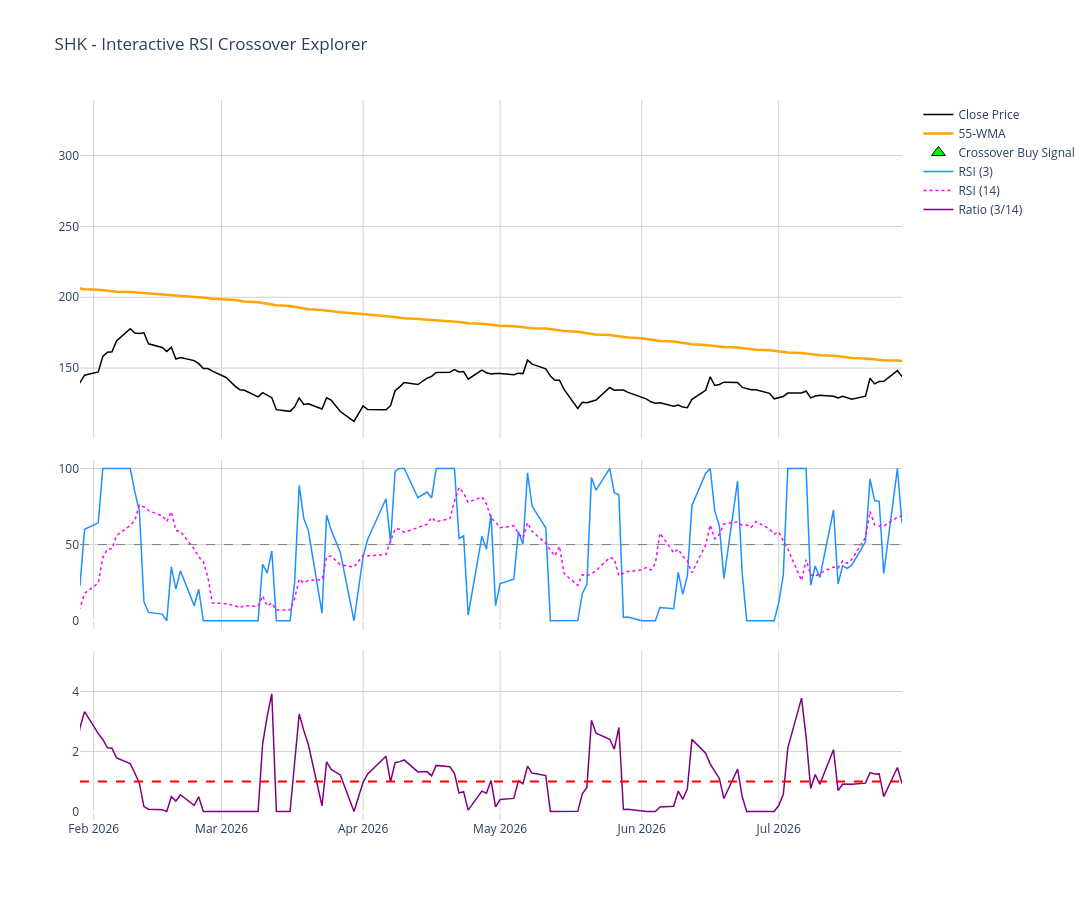
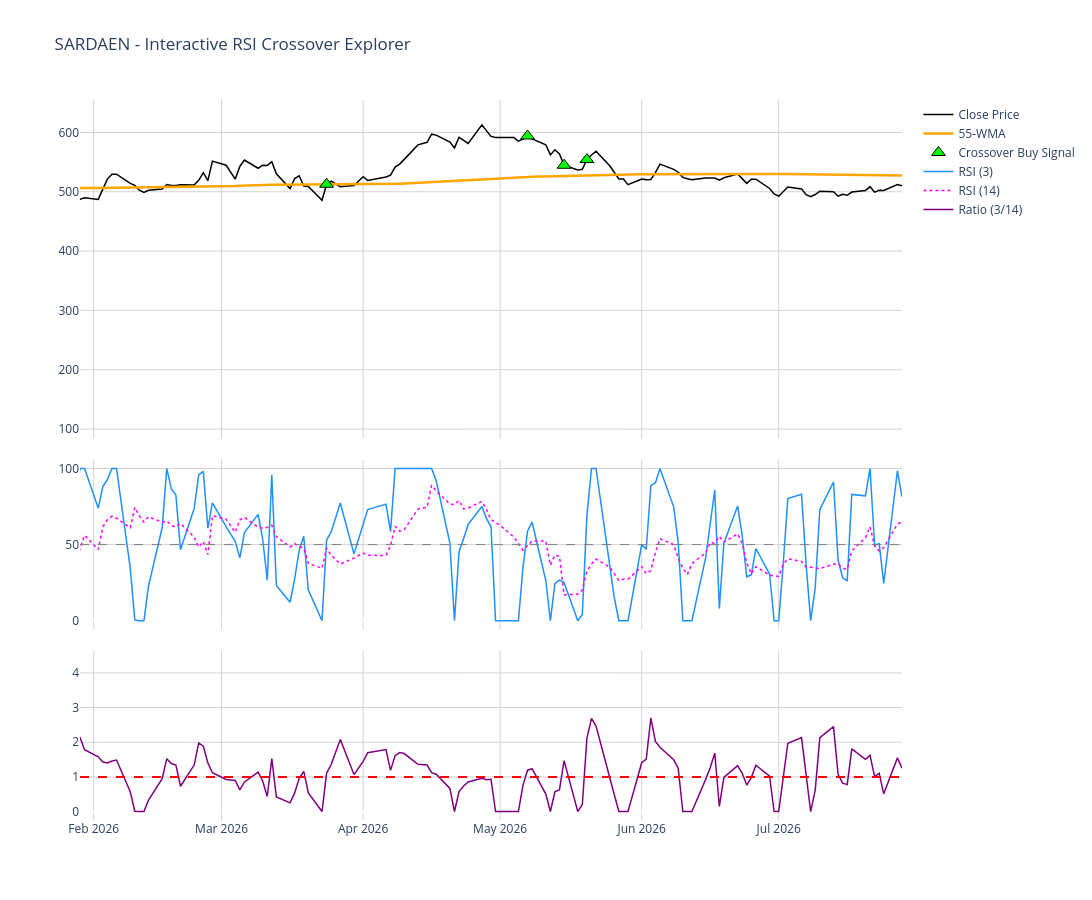
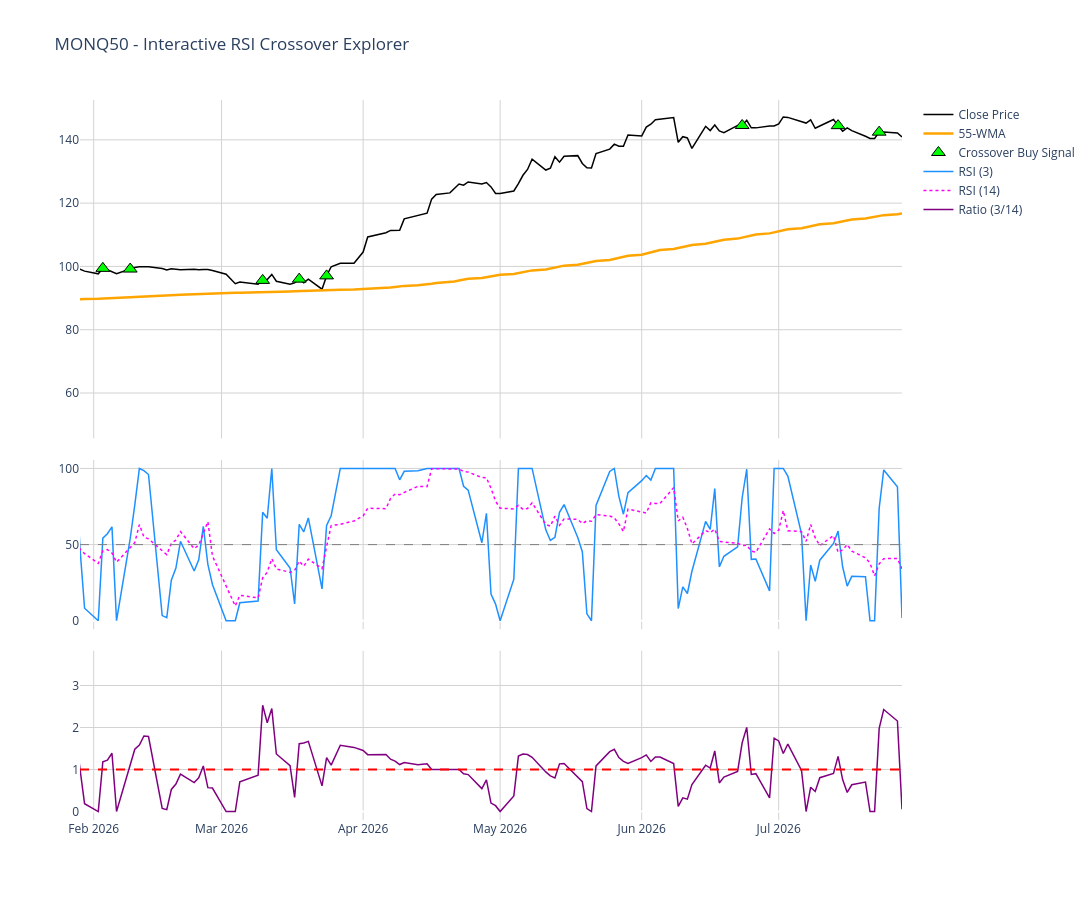
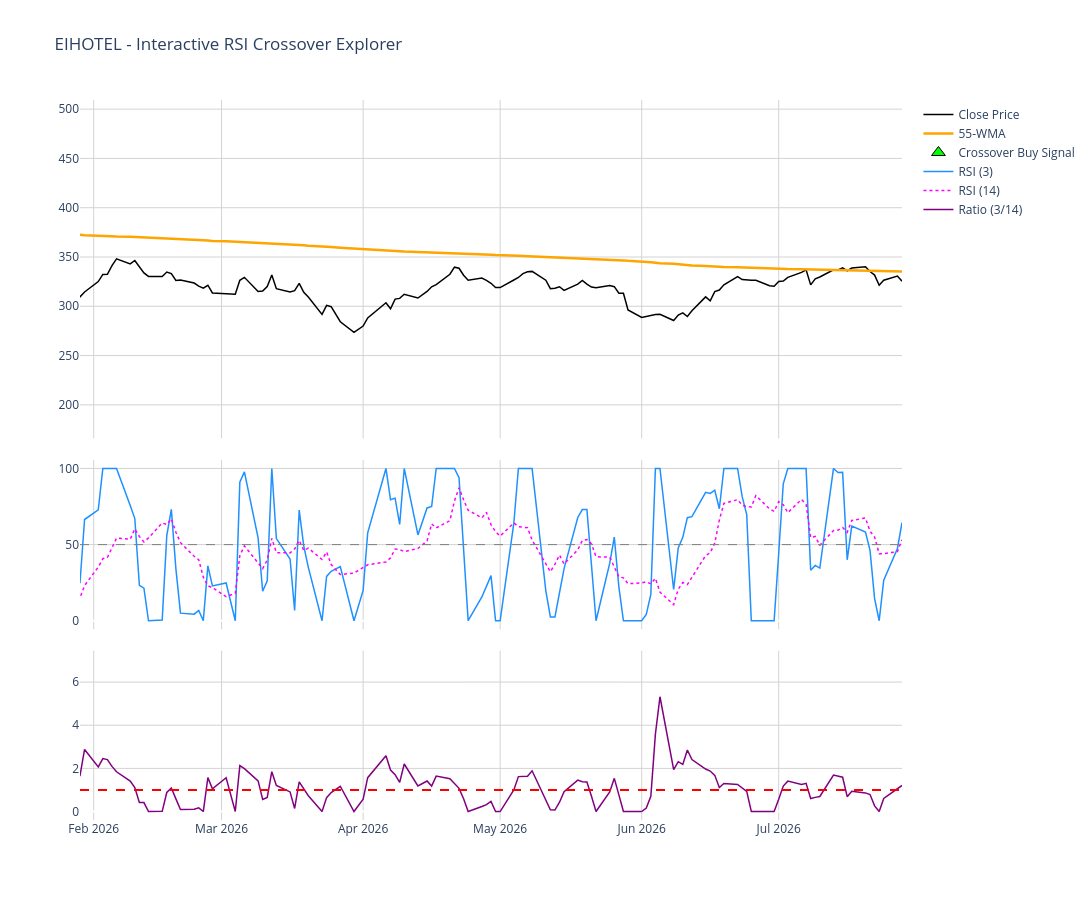

The notebook cell saved with these charts, in order:
### Code cell
# 3. Interactive Plotly Charts
symbols = data['Symbol'].unique()

for symbol in symbols:
    df = data[data['Symbol'] == symbol].reset_index(drop=True)
    
    # Define default 6-month view range
    end_date = df['Date'].max()
    start_date_6m = end_date - pd.Timedelta(days=180)
    
    fig = make_subplots(rows=3, cols=1, shared_xaxes=True, 
                        vertical_spacing=0.03, 
                        row_heights=[0.5, 0.25, 0.25])
    
    # --- Row 1: Price and WMA ---
    fig.add_trace(go.Scatter(x=df['Date'], y=df['Close'], mode='lines', name='Close Price', line=dict(color='black', width=1.5)), row=1, col=1)
    fig.add_trace(go.Scatter(x=df['Date'], y=df['WMA_55'], mode='lines', name='55-WMA', line=dict(color='orange', width=2.5)), row=1, col=1)
    
    # Mark Crossover Signals on Price Chart
    signals = df[df['Crossover_Signal']]
    fig.add_trace(go.Scatter(x=signals['Date'], y=signals['Close'], mode='markers', name='Crossover Buy Signal', 
                             marker=dict(symbol='triangle-up', color='lime', size=12, line=dict(color='black', width=1))), row=1, col=1)

    # --- Row 2: RSI(3) vs RSI(14) ---
    fig.add_trace(go.Scatter(x=df['Date'], y=df['RSI_3'], mode='lines', name='RSI (3)', line=dict(color='dodgerblue', width=1.5)), row=2, col=1)
    fig.add_trace(go.Scatter(x=df['Date'], y=df['RSI_14'], mode='lines', name='RSI (14)', line=dict(color='magenta', width=1.5, dash='dot')), row=2, col=1)
    # 50 Line
    fig.add_hline(y=50, line_dash="dash", line_color="gray", line_width=1, row=2, col=1)
    
    # --- Row 3: RSI Ratio ---
    fig.add_trace(go.Scatter(x=df['Date'], y=df['RSI_Ratio'], mode='lines', name='Ratio (3/14)', line=dict(color='purple', width=1.5)), row=3, col=1)
    fig.add_hline(y=1.0, line_dash="dash", line_color="red", line_width=2, row=3, col=1)

    # Layout configuration
    fig.update_layout(
        title=f"{symbol} - Interactive RSI Crossover Explorer",
        height=900,
        width=1400,
        hovermode='x unified',
        showlegend=True,
        plot_bgcolor='white',
        hoverdistance=100
    )
    
    # Grid styling
    fig.update_xaxes(
        showgrid=True, 
        gridwidth=1, 
        gridcolor='lightgray',
        range=[start_date_6m, end_date] # Apply range to ALL x-axes to preserve sync
    )
    fig.update_yaxes(showgrid=True, gridwidth=1, gridcolor='lightgray')

    
    fig.show()

### Figure 1 — Plotly figure (JSON) as saved in the notebook; plotly's stock layout.template omitted (floating-point values rounded to 4 significant figures; data arrays with more than 128 entries replaced by an {"elided": "..."} marker saying what was removed)
{"data": [{"line": {"color": "black", "width": 1.5}, "mode": "lines", "name": "Close Price", "type": "scatter", "x": {"elided": "750 str values"}, "xaxis": "x", "y": {"elided": "750 float values"}, "yaxis": "y"}, {"line": {"color": "orange", "width": 2.5}, "mode": "lines", "name": "55-WMA", "type": "scatter", "x": {"elided": "750 str values"}, "xaxis": "x", "y": {"elided": "750 float values"}, "yaxis": "y"}, {"marker": {"color": "lime", "line": {"color": "black", "width": 1}, "size": 12, "symbol": "triangle-up"}, "mode": "markers", "name": "Crossover Buy Signal", "type": "scatter", "x": ["2023-09-22T00:00:00.000000", "2023-10-10T00:00:00.000000", "2023-10-27T00:00:00.000000", "2023-12-21T00:00:00.000000", "2024-02-05T00:00:00.000000", "2024-03-01T00:00:00.000000", "2024-03-15T00:00:00.000000", "2024-05-08T00:00:00.000000", "2024-05-14T00:00:00.000000", "2024-06-06T00:00:00.000000", "2024-07-01T00:00:00.000000", "2024-07-10T00:00:00.000000", "2024-07-24T00:00:00.000000", "2024-08-07T00:00:00.000000", "2024-10-30T00:00:00.000000", "2024-11-25T00:00:00.000000", "2024-12-24T00:00:00.000000", "2025-01-01T00:00:00.000000", "2025-06-17T00:00:00.000000", "2025-07-01T00:00:00.000000", "2025-07-04T00:00:00.000000", "2025-07-15T00:00:00.000000", "2025-08-11T00:00:00.000000", "2025-10-01T00:00:00.000000"], "xaxis": "x", "y": [154.9, 152.1, 141.1, 145.4, 168.4, 205.9, 190.8, 198.2, 193.3, 191.2, 194.5, 194.2, 192.9, 188.6, 298.5, 274.5, 254.6, 264.3, 244.1, 235.5, 234.8, 233.1, 238.9, 236.4], "yaxis": "y"}, {"line": {"color": "dodgerblue", "width": 1.5}, "mode": "lines", "name": "RSI (3)", "type": "scatter", "x": {"elided": "750 str values"}, "xaxis": "x2", "y": {"elided": "750 float values"}, "yaxis": "y2"}, {"line": {"color": "magenta", "dash": "dot", "width": 1.5}, "mode": "lines", "name": "RSI (14)", "type": "scatter", "x": {"elided": "750 str values"}, "xaxis": "x2", "y": {"elided": "750 float values"}, "yaxis": "y2"}, {"line": {"color": "purple", "width": 1.5}, "mode": "lines", "name": "Ratio (3/14)", "type": "scatter", "x": {"elided": "750 str values"}, "xaxis": "x3", "y": {"elided": "750 float values"}, "yaxis": "y3"}], "layout": {"height": 900, "hoverdistance": 100, "hovermode": "x unified", "plot_bgcolor": "white", "shapes": [{"line": {"color": "gray", "dash": "dash", "width": 1}, "type": "line", "x0": 0, "x1": 1, "xref": "x2 domain", "y0": 50, "y1": 50, "yref": "y2"}, {"line": {"color": "red", "dash": "dash", "width": 2}, "type": "line", "x0": 0, "x1": 1, "xref": "x3 domain", "y0": 1.0, "y1": 1.0, "yref": "y3"}], "showlegend": true, "title": {"text": "SHK - Interactive RSI Crossover Explorer"}, "width": 1400, "xaxis": {"anchor": "y", "domain": [0.0, 1.0], "gridcolor": "lightgray", "gridwidth": 1, "matches": "x3", "range": ["2026-01-29T00:00:00", "2026-07-28T00:00:00"], "showgrid": true, "showticklabels": false}, "xaxis2": {"anchor": "y2", "domain": [0.0, 1.0], "gridcolor": "lightgray", "gridwidth": 1, "matches": "x3", "range": ["2026-01-29T00:00:00", "2026-07-28T00:00:00"], "showgrid": true, "showticklabels": false}, "xaxis3": {"anchor": "y3", "domain": [0.0, 1.0], "gridcolor": "lightgray", "gridwidth": 1, "range": ["2026-01-29T00:00:00", "2026-07-28T00:00:00"], "showgrid": true}, "yaxis": {"anchor": "x", "domain": [0.53, 1.0], "gridcolor": "lightgray", "gridwidth": 1, "showgrid": true}, "yaxis2": {"anchor": "x2", "domain": [0.265, 0.5], "gridcolor": "lightgray", "gridwidth": 1, "showgrid": true}, "yaxis3": {"anchor": "x3", "domain": [0.0, 0.235], "gridcolor": "lightgray", "gridwidth": 1, "showgrid": true}}}

### Figure 2 — Plotly figure (JSON) as saved in the notebook; plotly's stock layout.template omitted (floating-point values rounded to 4 significant figures; data arrays with more than 128 entries replaced by an {"elided": "..."} marker saying what was removed)
{"data": [{"line": {"color": "black", "width": 1.5}, "mode": "lines", "name": "Close Price", "type": "scatter", "x": {"elided": "750 str values"}, "xaxis": "x", "y": {"elided": "750 float values"}, "yaxis": "y"}, {"line": {"color": "orange", "width": 2.5}, "mode": "lines", "name": "55-WMA", "type": "scatter", "x": {"elided": "750 str values"}, "xaxis": "x", "y": {"elided": "750 float values"}, "yaxis": "y"}, {"marker": {"color": "lime", "line": {"color": "black", "width": 1}, "size": 12, "symbol": "triangle-up"}, "mode": "markers", "name": "Crossover Buy Signal", "type": "scatter", "x": ["2023-08-17T00:00:00.000000", "2023-09-21T00:00:00.000000", "2023-09-25T00:00:00.000000", "2023-10-27T00:00:00.000000", "2023-10-31T00:00:00.000000", "2023-12-26T00:00:00.000000", "2024-01-05T00:00:00.000000", "2024-01-17T00:00:00.000000", "2024-01-29T00:00:00.000000", "2024-02-14T00:00:00.000000", "2024-02-22T00:00:00.000000", "2024-02-29T00:00:00.000000", "2024-03-07T00:00:00.000000", "2024-06-03T00:00:00.000000", "2024-08-07T00:00:00.000000", "2024-10-29T00:00:00.000000", "2024-10-31T00:00:00.000000", "2024-11-04T00:00:00.000000", "2024-11-25T00:00:00.000000", "2024-11-29T00:00:00.000000", "2025-01-01T00:00:00.000000", "2025-01-09T00:00:00.000000", "2025-01-16T00:00:00.000000", "2025-01-29T00:00:00.000000", "2025-04-11T00:00:00.000000", "2025-05-12T00:00:00.000000", "2025-09-09T00:00:00.000000", "2025-09-23T00:00:00.000000", "2025-10-03T00:00:00.000000", "2025-10-13T00:00:00.000000", "2025-10-23T00:00:00.000000", "2025-11-04T00:00:00.000000", "2026-03-24T00:00:00.000000", "2026-05-07T00:00:00.000000", "2026-05-15T00:00:00.000000", "2026-05-20T00:00:00.000000"], "xaxis": "x", "y": [191.6, 212.3, 217.5, 214.1, 203.1, 245.1, 251.1, 248.8, 243.7, 224.7, 221.2, 214.2, 208.7, 229.2, 277.5, 477.0, 454.2, 432.7, 439.2, 447.0, 482.4, 471.7, 427.0, 449.8, 467.6, 442.9, 584.5, 585.2, 577.5, 557.2, 535.0, 535.7, 512.7, 594.0, 544.7, 554.2], "yaxis": "y"}, {"line": {"color": "dodgerblue", "width": 1.5}, "mode": "lines", "name": "RSI (3)", "type": "scatter", "x": {"elided": "750 str values"}, "xaxis": "x2", "y": {"elided": "750 float values"}, "yaxis": "y2"}, {"line": {"color": "magenta", "dash": "dot", "width": 1.5}, "mode": "lines", "name": "RSI (14)", "type": "scatter", "x": {"elided": "750 str values"}, "xaxis": "x2", "y": {"elided": "750 float values"}, "yaxis": "y2"}, {"line": {"color": "purple", "width": 1.5}, "mode": "lines", "name": "Ratio (3/14)", "type": "scatter", "x": {"elided": "750 str values"}, "xaxis": "x3", "y": {"elided": "750 float values"}, "yaxis": "y3"}], "layout": {"height": 900, "hoverdistance": 100, "hovermode": "x unified", "plot_bgcolor": "white", "shapes": [{"line": {"color": "gray", "dash": "dash", "width": 1}, "type": "line", "x0": 0, "x1": 1, "xref": "x2 domain", "y0": 50, "y1": 50, "yref": "y2"}, {"line": {"color": "red", "dash": "dash", "width": 2}, "type": "line", "x0": 0, "x1": 1, "xref": "x3 domain", "y0": 1.0, "y1": 1.0, "yref": "y3"}], "showlegend": true, "title": {"text": "SARDAEN - Interactive RSI Crossover Explorer"}, "width": 1400, "xaxis": {"anchor": "y", "domain": [0.0, 1.0], "gridcolor": "lightgray", "gridwidth": 1, "matches": "x3", "range": ["2026-01-29T00:00:00", "2026-07-28T00:00:00"], "showgrid": true, "showticklabels": false}, "xaxis2": {"anchor": "y2", "domain": [0.0, 1.0], "gridcolor": "lightgray", "gridwidth": 1, "matches": "x3", "range": ["2026-01-29T00:00:00", "2026-07-28T00:00:00"], "showgrid": true, "showticklabels": false}, "xaxis3": {"anchor": "y3", "domain": [0.0, 1.0], "gridcolor": "lightgray", "gridwidth": 1, "range": ["2026-01-29T00:00:00", "2026-07-28T00:00:00"], "showgrid": true}, "yaxis": {"anchor": "x", "domain": [0.53, 1.0], "gridcolor": "lightgray", "gridwidth": 1, "showgrid": true}, "yaxis2": {"anchor": "x2", "domain": [0.265, 0.5], "gridcolor": "lightgray", "gridwidth": 1, "showgrid": true}, "yaxis3": {"anchor": "x3", "domain": [0.0, 0.235], "gridcolor": "lightgray", "gridwidth": 1, "showgrid": true}}}

### Figure 3 — Plotly figure (JSON) as saved in the notebook; plotly's stock layout.template omitted (floating-point values rounded to 4 significant figures; data arrays with more than 128 entries replaced by an {"elided": "..."} marker saying what was removed)
{"data": [{"line": {"color": "black", "width": 1.5}, "mode": "lines", "name": "Close Price", "type": "scatter", "x": {"elided": "750 str values"}, "xaxis": "x", "y": {"elided": "750 float values"}, "yaxis": "y"}, {"line": {"color": "orange", "width": 2.5}, "mode": "lines", "name": "55-WMA", "type": "scatter", "x": {"elided": "750 str values"}, "xaxis": "x", "y": {"elided": "750 float values"}, "yaxis": "y"}, {"marker": {"color": "lime", "line": {"color": "black", "width": 1}, "size": 12, "symbol": "triangle-up"}, "mode": "markers", "name": "Crossover Buy Signal", "type": "scatter", "x": ["2023-08-08T00:00:00.000000", "2023-09-25T00:00:00.000000", "2024-04-23T00:00:00.000000", "2024-05-15T00:00:00.000000", "2024-07-31T00:00:00.000000", "2024-08-06T00:00:00.000000", "2024-09-11T00:00:00.000000", "2024-09-20T00:00:00.000000", "2024-12-23T00:00:00.000000", "2025-01-16T00:00:00.000000", "2025-03-05T00:00:00.000000", "2025-11-03T00:00:00.000000", "2025-11-10T00:00:00.000000", "2025-11-14T00:00:00.000000", "2025-11-21T00:00:00.000000", "2025-12-16T00:00:00.000000", "2025-12-22T00:00:00.000000", "2026-01-06T00:00:00.000000", "2026-02-03T00:00:00.000000", "2026-02-09T00:00:00.000000", "2026-03-10T00:00:00.000000", "2026-03-18T00:00:00.000000", "2026-03-24T00:00:00.000000", "2026-06-23T00:00:00.000000", "2026-07-14T00:00:00.000000", "2026-07-23T00:00:00.000000"], "xaxis": "x", "y": [53.38, 53.46, 61.03, 62.26, 63.94, 61.54, 61.67, 62.53, 83.24, 85.91, 85.53, 100.4, 99.41, 99.13, 97.57, 98.89, 99.59, 98.87, 99.39, 99.17, 95.59, 95.98, 97.01, 144.5, 144.5, 142.4], "yaxis": "y"}, {"line": {"color": "dodgerblue", "width": 1.5}, "mode": "lines", "name": "RSI (3)", "type": "scatter", "x": {"elided": "750 str values"}, "xaxis": "x2", "y": {"elided": "750 float values"}, "yaxis": "y2"}, {"line": {"color": "magenta", "dash": "dot", "width": 1.5}, "mode": "lines", "name": "RSI (14)", "type": "scatter", "x": {"elided": "750 str values"}, "xaxis": "x2", "y": {"elided": "750 float values"}, "yaxis": "y2"}, {"line": {"color": "purple", "width": 1.5}, "mode": "lines", "name": "Ratio (3/14)", "type": "scatter", "x": {"elided": "750 str values"}, "xaxis": "x3", "y": {"elided": "750 float values"}, "yaxis": "y3"}], "layout": {"height": 900, "hoverdistance": 100, "hovermode": "x unified", "plot_bgcolor": "white", "shapes": [{"line": {"color": "gray", "dash": "dash", "width": 1}, "type": "line", "x0": 0, "x1": 1, "xref": "x2 domain", "y0": 50, "y1": 50, "yref": "y2"}, {"line": {"color": "red", "dash": "dash", "width": 2}, "type": "line", "x0": 0, "x1": 1, "xref": "x3 domain", "y0": 1.0, "y1": 1.0, "yref": "y3"}], "showlegend": true, "title": {"text": "MONQ50 - Interactive RSI Crossover Explorer"}, "width": 1400, "xaxis": {"anchor": "y", "domain": [0.0, 1.0], "gridcolor": "lightgray", "gridwidth": 1, "matches": "x3", "range": ["2026-01-29T00:00:00", "2026-07-28T00:00:00"], "showgrid": true, "showticklabels": false}, "xaxis2": {"anchor": "y2", "domain": [0.0, 1.0], "gridcolor": "lightgray", "gridwidth": 1, "matches": "x3", "range": ["2026-01-29T00:00:00", "2026-07-28T00:00:00"], "showgrid": true, "showticklabels": false}, "xaxis3": {"anchor": "y3", "domain": [0.0, 1.0], "gridcolor": "lightgray", "gridwidth": 1, "range": ["2026-01-29T00:00:00", "2026-07-28T00:00:00"], "showgrid": true}, "yaxis": {"anchor": "x", "domain": [0.53, 1.0], "gridcolor": "lightgray", "gridwidth": 1, "showgrid": true}, "yaxis2": {"anchor": "x2", "domain": [0.265, 0.5], "gridcolor": "lightgray", "gridwidth": 1, "showgrid": true}, "yaxis3": {"anchor": "x3", "domain": [0.0, 0.235], "gridcolor": "lightgray", "gridwidth": 1, "showgrid": true}}}

### Figure 4 — Plotly figure (JSON) as saved in the notebook; plotly's stock layout.template omitted (floating-point values rounded to 4 significant figures; data arrays with more than 128 entries replaced by an {"elided": "..."} marker saying what was removed)
{"data": [{"line": {"color": "black", "width": 1.5}, "mode": "lines", "name": "Close Price", "type": "scatter", "x": {"elided": "750 str values"}, "xaxis": "x", "y": {"elided": "750 float values"}, "yaxis": "y"}, {"line": {"color": "orange", "width": 2.5}, "mode": "lines", "name": "55-WMA", "type": "scatter", "x": {"elided": "750 str values"}, "xaxis": "x", "y": {"elided": "750 float values"}, "yaxis": "y"}, {"marker": {"color": "lime", "line": {"color": "black", "width": 1}, "size": 12, "symbol": "triangle-up"}, "mode": "markers", "name": "Crossover Buy Signal", "type": "scatter", "x": ["2023-08-04T00:00:00.000000", "2023-08-09T00:00:00.000000", "2023-08-16T00:00:00.000000", "2023-09-22T00:00:00.000000", "2023-10-03T00:00:00.000000", "2023-10-30T00:00:00.000000", "2023-11-30T00:00:00.000000", "2024-02-27T00:00:00.000000", "2024-05-03T00:00:00.000000", "2024-05-31T00:00:00.000000", "2024-06-14T00:00:00.000000", "2024-07-05T00:00:00.000000", "2024-07-23T00:00:00.000000", "2024-08-12T00:00:00.000000", "2024-12-27T00:00:00.000000", "2025-01-09T00:00:00.000000", "2025-07-30T00:00:00.000000", "2025-09-15T00:00:00.000000", "2025-10-24T00:00:00.000000", "2025-11-18T00:00:00.000000"], "xaxis": "x", "y": [209.4, 213.2, 211.4, 233.4, 232.2, 227.9, 237.9, 398.4, 477.2, 431.6, 442.5, 429.4, 404.6, 393.1, 411.2, 408.8, 379.9, 401.0, 385.8, 383.5], "yaxis": "y"}, {"line": {"color": "dodgerblue", "width": 1.5}, "mode": "lines", "name": "RSI (3)", "type": "scatter", "x": {"elided": "750 str values"}, "xaxis": "x2", "y": {"elided": "750 float values"}, "yaxis": "y2"}, {"line": {"color": "magenta", "dash": "dot", "width": 1.5}, "mode": "lines", "name": "RSI (14)", "type": "scatter", "x": {"elided": "750 str values"}, "xaxis": "x2", "y": {"elided": "750 float values"}, "yaxis": "y2"}, {"line": {"color": "purple", "width": 1.5}, "mode": "lines", "name": "Ratio (3/14)", "type": "scatter", "x": {"elided": "750 str values"}, "xaxis": "x3", "y": {"elided": "750 float values"}, "yaxis": "y3"}], "layout": {"height": 900, "hoverdistance": 100, "hovermode": "x unified", "plot_bgcolor": "white", "shapes": [{"line": {"color": "gray", "dash": "dash", "width": 1}, "type": "line", "x0": 0, "x1": 1, "xref": "x2 domain", "y0": 50, "y1": 50, "yref": "y2"}, {"line": {"color": "red", "dash": "dash", "width": 2}, "type": "line", "x0": 0, "x1": 1, "xref": "x3 domain", "y0": 1.0, "y1": 1.0, "yref": "y3"}], "showlegend": true, "title": {"text": "EIHOTEL - Interactive RSI Crossover Explorer"}, "width": 1400, "xaxis": {"anchor": "y", "domain": [0.0, 1.0], "gridcolor": "lightgray", "gridwidth": 1, "matches": "x3", "range": ["2026-01-29T00:00:00", "2026-07-28T00:00:00"], "showgrid": true, "showticklabels": false}, "xaxis2": {"anchor": "y2", "domain": [0.0, 1.0], "gridcolor": "lightgray", "gridwidth": 1, "matches": "x3", "range": ["2026-01-29T00:00:00", "2026-07-28T00:00:00"], "showgrid": true, "showticklabels": false}, "xaxis3": {"anchor": "y3", "domain": [0.0, 1.0], "gridcolor": "lightgray", "gridwidth": 1, "range": ["2026-01-29T00:00:00", "2026-07-28T00:00:00"], "showgrid": true}, "yaxis": {"anchor": "x", "domain": [0.53, 1.0], "gridcolor": "lightgray", "gridwidth": 1, "showgrid": true}, "yaxis2": {"anchor": "x2", "domain": [0.265, 0.5], "gridcolor": "lightgray", "gridwidth": 1, "showgrid": true}, "yaxis3": {"anchor": "x3", "domain": [0.0, 0.235], "gridcolor": "lightgray", "gridwidth": 1, "showgrid": true}}}
